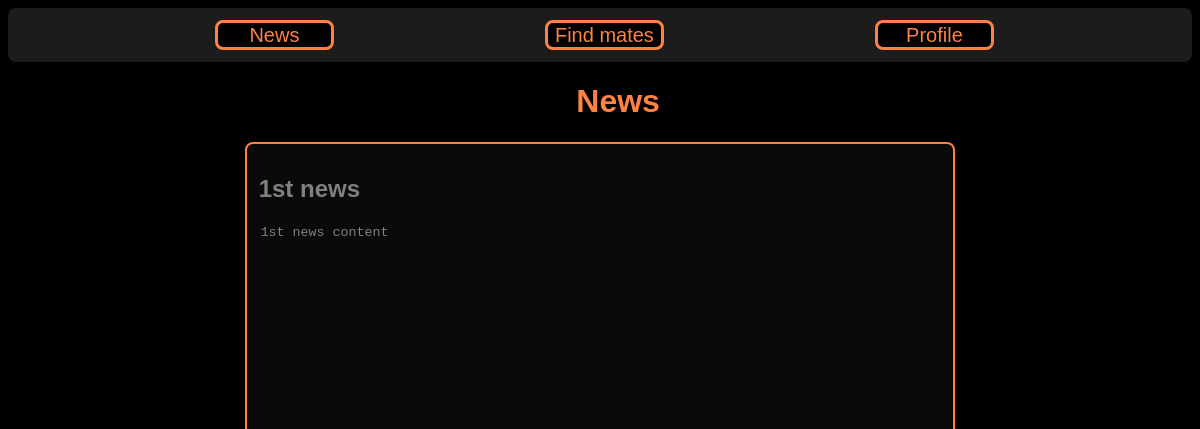
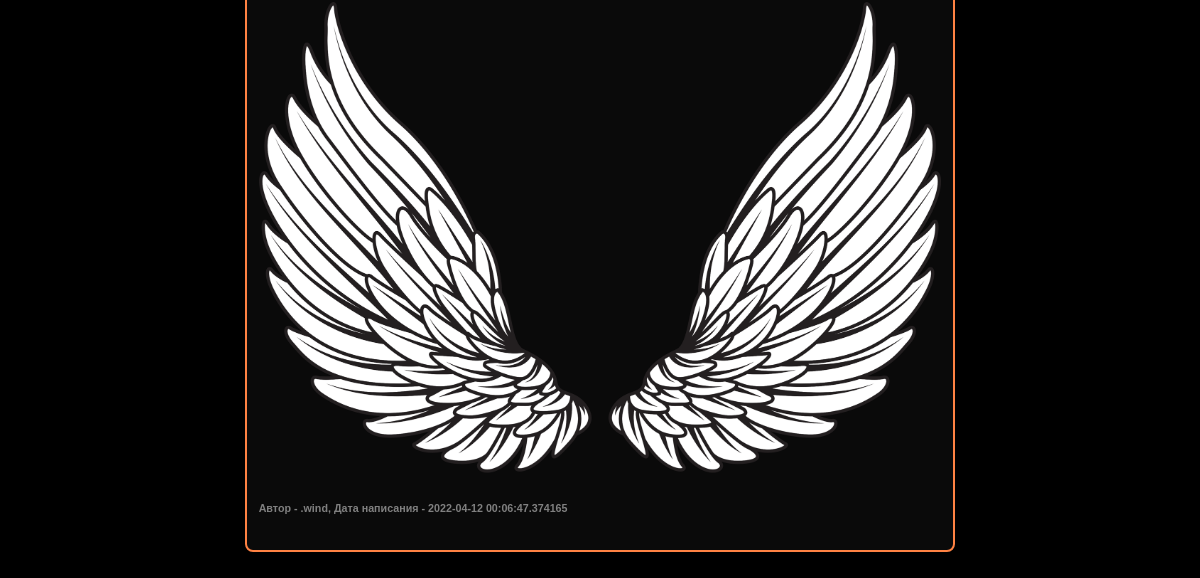
The app's page /news, older data (2 pictures, top to bottom).
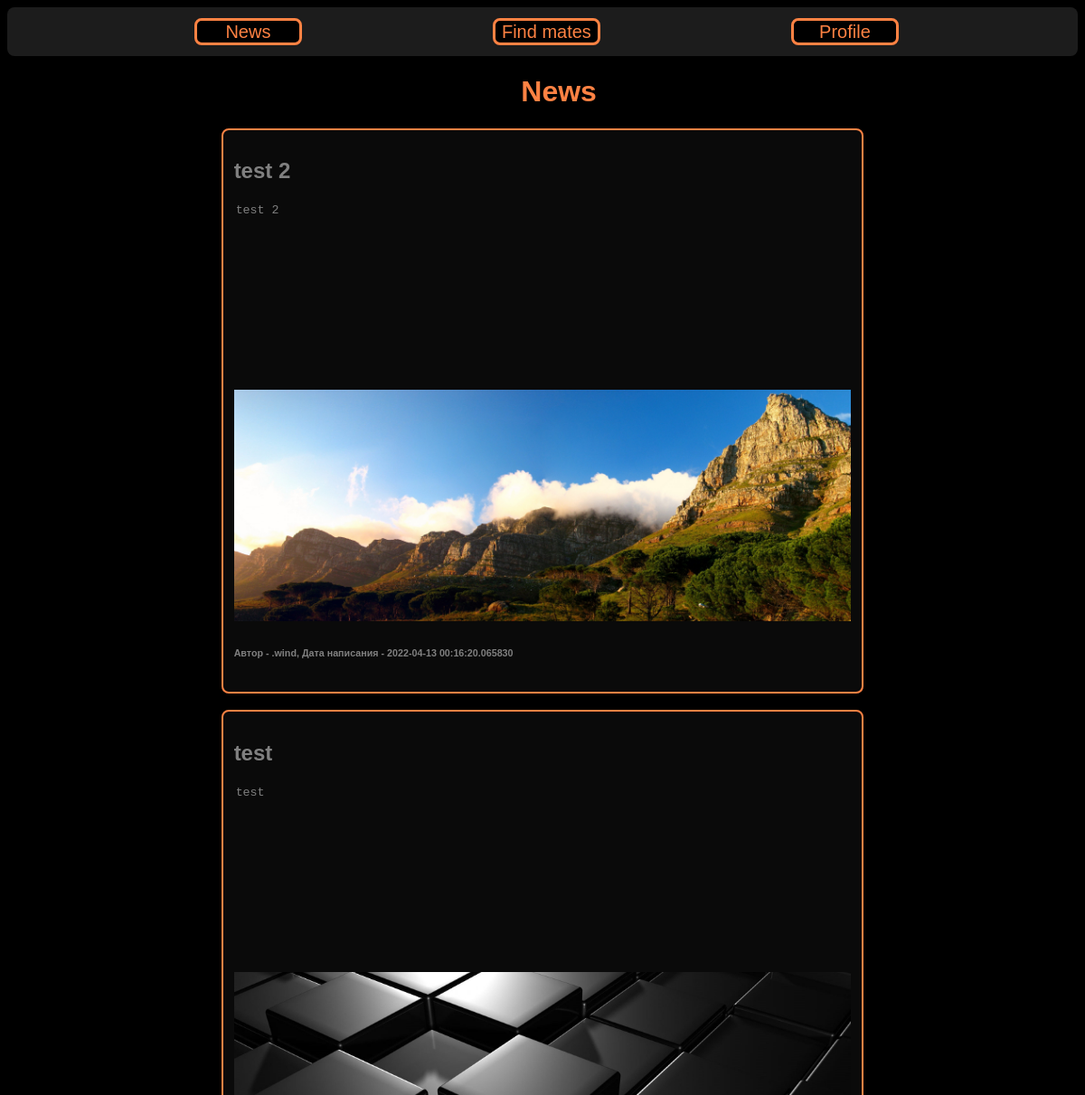
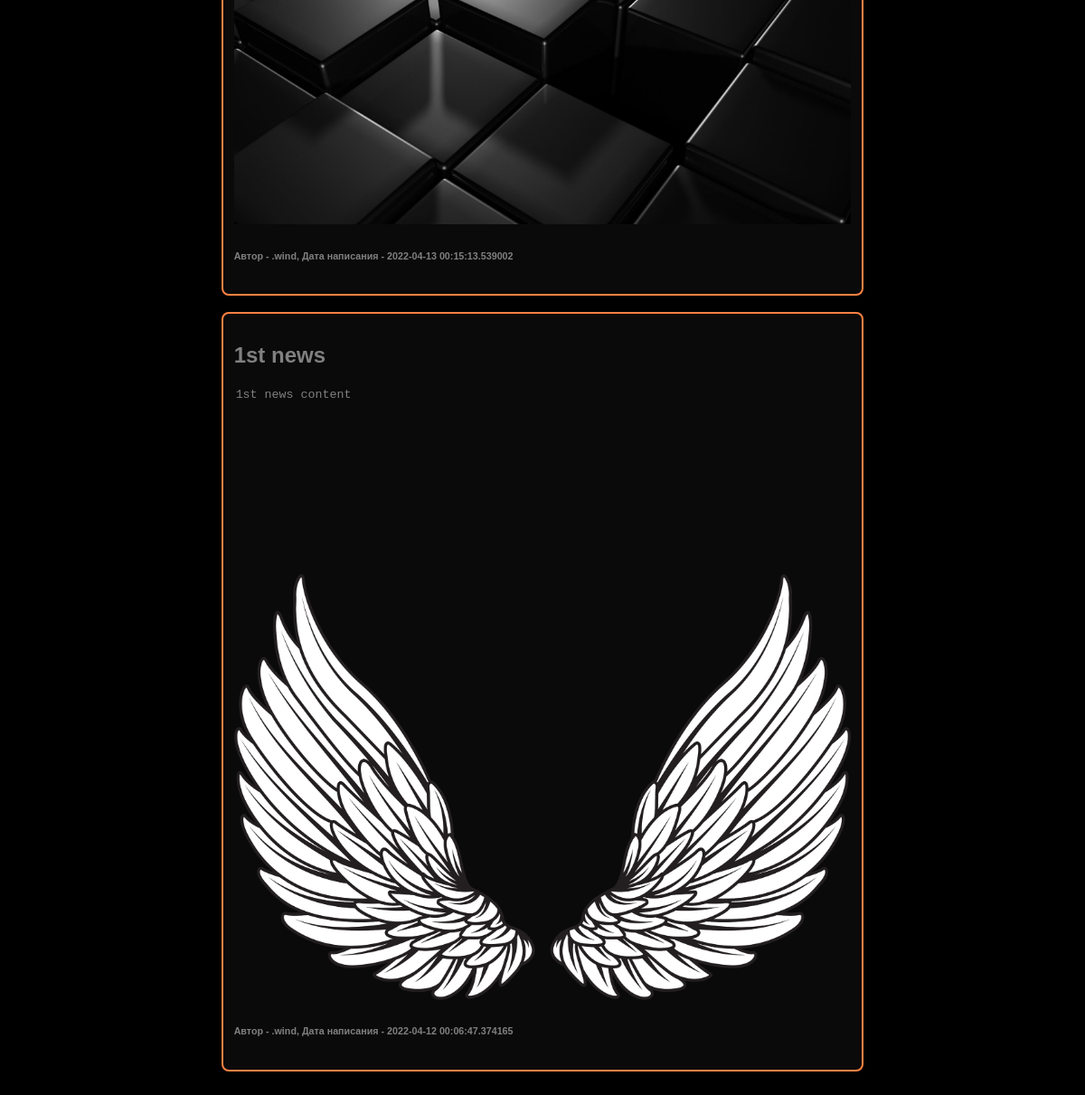
The same page, newer data (2 pictures, top to bottom).
### data/news.py (models this page shows)
class News(SqlAlchemyBase):
    __tablename__ = 'news'
    id = sqlalchemy.Column(sqlalchemy.Integer,
                           primary_key=True, autoincrement=True)
    title = sqlalchemy.Column(sqlalchemy.String, nullable=True)
    content = sqlalchemy.Column(sqlalchemy.String, nullable=True)
    created_date = sqlalchemy.Column(sqlalchemy.DateTime,
                                     default=datetime.datetime.now)
    user_id = sqlalchemy.Column(sqlalchemy.Integer,
                                sqlalchemy.ForeignKey("users.id"))
    user = orm.relation('User')

### data/users.py (models this page shows, shortened)
class User(SqlAlchemyBase, UserMixin):
    __tablename__ = 'users'
    id = sqlalchemy.Column(sqlalchemy.Integer,
                           primary_key=True, autoincrement=True)
    is_admin = sqlalchemy.Column(sqlalchemy.Boolean, nullable=False, default=False)
    is_active = sqlalchemy.Column(sqlalchemy.Boolean, nullable=False, default=False)
    username = sqlalchemy.Column(sqlalchemy.String, nullable=False)
    discord = sqlalchemy.Column(sqlalchemy.String, nullable=False)
    hashed_password = sqlalchemy.Column(sqlalchemy.String, nullable=True)
    competitive_rank = sqlalchemy.Column(sqlalchemy.String, nullable=False)
    wingman_rank = sqlalchemy.Column(sqlalchemy.String, nullable=False)
    faceit_level = sqlalchemy.Column(sqlalchemy.Integer, nullable=False)
    steam = sqlalchemy.Column(sqlalchemy.String, nullable=False)
    created_date = sqlalchemy.Column(sqlalchemy.DateTime,
                                     default=datetime.datetime.now)
    news = orm.relation("News", back_populates='user')

### main.py (the view)
@app.route('/news')
def news():
    db_sess = db_session.create_session()
    users = db_sess.query(User)
    n = db_sess.query(News)
    n = list(n)
    n.reverse()
    return render_template("news.html", users=users, news=n)

### data/db_session.py (called while the page is built)
def create_session() -> Session:
    global __factory
    return __factory()

### templates/news.html (shortened to what this page needs)
{% extends "base.html" %}
{% block content %}
<h1 style="margin-left: 48%">News</h1>
{% for item in news%}
<div class="news">
    <h2>{{item.title}}</h2>
    <textarea readonly class="news_form">{{item.content}}</textarea>
    <img style="max-width:100%;max-height: 1000px;" src="static/img/{{item.id}}.png" alt="">
    <h6>Автор - {{item.user.username}}, Дата написания - {{item.created_date}}</h6>
</div>
<br>
{% endfor %}
{% endblock %}

Row changes from the older to the newer data that the page shows:
added News: title "test 2", content "test 2", shows a picture, user.username ".wind", created_date "2022-04-13 00:16:20.065830"
added News: title "test", content "test", shows a picture, user.username ".wind", created_date "2022-04-13 00:15:13.539002"
